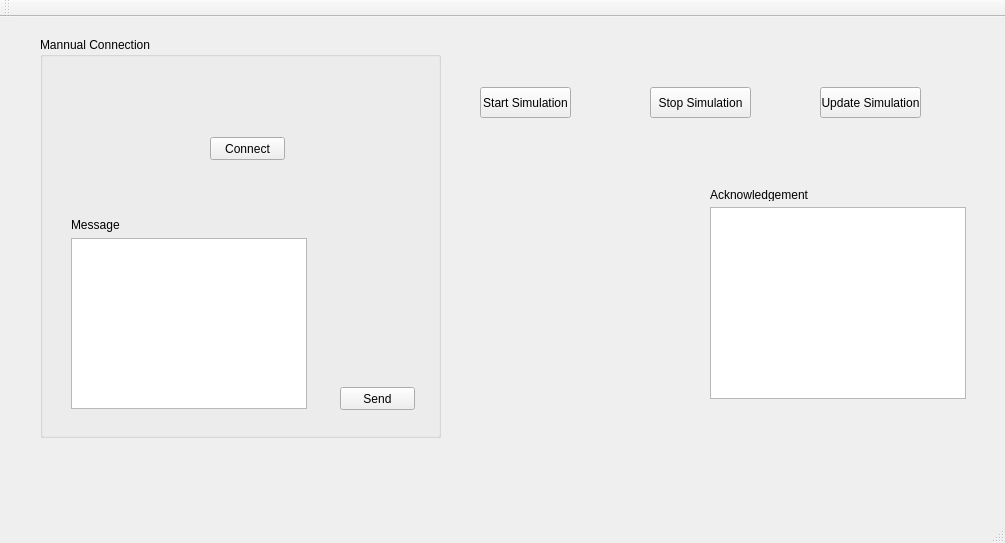
<?xml version="1.0" encoding="UTF-8"?>
<ui version="4.0">
 <class>Client</class>
 <widget class="QMainWindow" name="Client">
  <property name="geometry">
   <rect>
    <x>0</x>
    <y>0</y>
    <width>1005</width>
    <height>543</height>
   </rect>
  </property>
  <property name="windowTitle">
   <string>Client</string>
  </property>
  <widget class="QWidget" name="centralWidget">
   <widget class="QPushButton" name="pushButton_startSimulation">
    <property name="geometry">
     <rect>
      <x>480</x>
      <y>70</y>
      <width>91</width>
      <height>31</height>
     </rect>
    </property>
    <property name="text">
     <string>Start Simulation</string>
    </property>
   </widget>
   <widget class="QPushButton" name="pushButton_stopSimulation">
    <property name="geometry">
     <rect>
      <x>650</x>
      <y>70</y>
      <width>101</width>
      <height>31</height>
     </rect>
    </property>
    <property name="text">
     <string>Stop Simulation</string>
    </property>
   </widget>
   <widget class="QPushButton" name="pushButton_updateSimulation">
    <property name="geometry">
     <rect>
      <x>820</x>
      <y>70</y>
      <width>101</width>
      <height>31</height>
     </rect>
    </property>
    <property name="text">
     <string>Update Simulation</string>
    </property>
   </widget>
   <widget class="QTextEdit" name="textEdit_Ack">
    <property name="geometry">
     <rect>
      <x>710</x>
      <y>190</y>
      <width>256</width>
      <height>192</height>
     </rect>
    </property>
   </widget>
   <widget class="QGroupBox" name="groupBox">
    <property name="geometry">
     <rect>
      <x>40</x>
      <y>20</y>
      <width>401</width>
      <height>401</height>
     </rect>
    </property>
    <property name="title">
     <string>Mannual Connection</string>
    </property>
    <widget class="QPushButton" name="pushButton_Connect">
     <property name="geometry">
      <rect>
       <x>170</x>
       <y>100</y>
       <width>75</width>
       <height>23</height>
      </rect>
     </property>
     <property name="text">
      <string>Connect</string>
     </property>
    </widget>
    <widget class="QWidget" name="layoutWidget">
     <property name="geometry">
      <rect>
       <x>20</x>
       <y>30</y>
       <width>139</width>
       <height>22</height>
      </rect>
     </property>
     <layout class="QHBoxLayout" name="horizontalLayout_3">
      <item>
       <widget class="QLabel" name="label_3">
        <property name="text">
         <string>Server Name</string>
        </property>
       </widget>
      </item>
      <item>
       <widget class="QComboBox" name="comboBox_ServerName"/>
      </item>
     </layout>
    </widget>
    <widget class="QWidget" name="layoutWidget">
     <property name="geometry">
      <rect>
       <x>20</x>
       <y>70</y>
       <width>121</width>
       <height>22</height>
      </rect>
     </property>
     <layout class="QHBoxLayout" name="horizontalLayout_4">
      <item>
       <widget class="QLabel" name="label_4">
        <property name="text">
         <string>Server Port</string>
        </property>
       </widget>
      </item>
      <item>
       <widget class="QLineEdit" name="lineEdit_Port">
        <property name="text">
         <string/>
        </property>
       </widget>
      </item>
     </layout>
    </widget>
    <widget class="QPushButton" name="SendMessage">
     <property name="geometry">
      <rect>
       <x>300</x>
       <y>350</y>
       <width>75</width>
       <height>23</height>
      </rect>
     </property>
     <property name="text">
      <string>Send</string>
     </property>
    </widget>
    <widget class="QWidget" name="">
     <property name="geometry">
      <rect>
       <x>20</x>
       <y>170</y>
       <width>258</width>
       <height>213</height>
      </rect>
     </property>
     <layout class="QVBoxLayout" name="verticalLayout">
      <item>
       <widget class="QLabel" name="label">
        <property name="text">
         <string>Message</string>
        </property>
       </widget>
      </item>
      <item>
       <widget class="QTextEdit" name="textEdit_Message"/>
      </item>
     </layout>
    </widget>
   </widget>
   <widget class="QLabel" name="label_2">
    <property name="geometry">
     <rect>
      <x>710</x>
      <y>171</y>
      <width>256</width>
      <height>13</height>
     </rect>
    </property>
    <property name="text">
     <string>Acknowledgement</string>
    </property>
   </widget>
   <widget class="QWidget" name="">
    <property name="geometry">
     <rect>
      <x>710</x>
      <y>170</y>
      <width>258</width>
      <height>213</height>
     </rect>
    </property>
    <layout class="QVBoxLayout" name="verticalLayout_2"/>
   </widget>
  </widget>
  <widget class="QMenuBar" name="menuBar">
   <property name="geometry">
    <rect>
     <x>0</x>
     <y>0</y>
     <width>1005</width>
     <height>21</height>
    </rect>
   </property>
  </widget>
  <widget class="QToolBar" name="mainToolBar">
   <attribute name="toolBarArea">
    <enum>TopToolBarArea</enum>
   </attribute>
   <attribute name="toolBarBreak">
    <bool>false</bool>
   </attribute>
  </widget>
  <widget class="QStatusBar" name="statusBar"/>
 </widget>
 <layoutdefault spacing="6" margin="11"/>
 <resources/>
 <connections/>
</ui>
